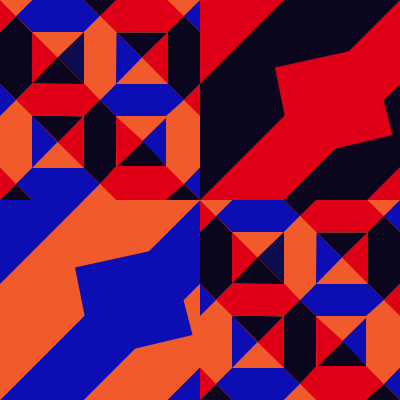
Frame 1 (no input)
Frame 60 (no input): identical to frame 1, image omitted
Frame 120 (the mouse pressed at the canvas centre since frame 60): identical to frame 1, image omitted

The p5.js sketch that drew this single still picture (run headless with seeded random() and noise() and a simulated clock; from frame 60 on, the mouse is pressed at the canvas centre):

// p5.js sketch
// ── sketch.js
function setup() {
  createCanvas(400, 400);
}

function draw() {
   background(241,90,42);
 noStroke();

  push();
  translate(200,200)
  scale(0.5)
  luisa();
pop();
  
  push();
  translate(0,0)
  scale(0.5)
  luisa();
  pop();
  
  push();
  translate(0,200)
  scale(0.5)
  noStroke()
  
  fill(12,13,178)
   quad(400,168,168,400,0,400,400,0)
  fill(241,90,42)
  quad(0, 400,400, 0,100, 0, 0,100)
  fill(12,13,178)
  quad(0,168,168,0,30,0,0,0)
  fill(241,90,42)
  quad(400,335,400, 168,168, 400,335,400)

  fill(12,13,178)
  triangle(400,400,400, 335,335,400)
  fill(12,13,178)
  triangle(305,101,170, 235,150,135)
  fill(12,13,178)
  triangle(385,270,267,298,367,200)

  
   
 
  
  pop();
  
  

  
  
}
function luisa(){

  
 
  
 
  fill(255,255,255)
 
  

  
  fill (223,0,23)
  triangle(64, 168, 64, 64, 115,115)
  
  fill(12,13,78)
  triangle(168, 64, 168, 168, 115,115)
  fill(12,5,30)
  triangle(115, 115, 168, 168, 64,167)  
  fill (12,5,30)
  triangle(233, 65, 284, 115, 336, 65)
  fill (12,13,178)
  triangle(232, 168, 284, 115, 233, 65)
  fill(223,0,23)
  triangle(336, 168,284, 115, 336, 64)
  fill(223,0,23)
  triangle(168, 336, 168, 233,115,284)
  fill(12,13,178)
  triangle(64, 336, 64, 231, 115,284)
  fill(12,5,30)
  triangle(64,231,167,233, 116, 284)
  fill(223,0,23)
  triangle(233,336,231,232,286,282)
  fill(12,5,30)
  triangle(232,336,288,281,336,336)
  fill(12,13,178)
  triangle(335,233,336,335,285,282)
  fill(12,13,178)
  quad(32,32,200,32,168,64,64,64)
  fill(12,5,30)
  quad(32,32,64,65,64,168,32,200)
  fill(241,90,42)
  quad(168, 168,168,64,200, 32, 200, 200)
  fill(223,0,23)
  quad(169,168,200,200,32,200,64,168)
  fill(223,0,23)
  quad(368,32,200,32,232, 64,336,64)
  fill(12,5,30)
  quad(368,32,368,200,336,168,336,64)
  fill(12,13,178)
  quad(368,200,336,168,232,168,200,200)
  fill(241,90,42)
  quad(200,200,200,32,232,64,232,168)
  fill(12,13,178)
  quad(64, 0, 168,0,200,32, 32,32)
  fill(223,0,23)
  quad(200,32, 368,32,336, 0,232, 0)
  fill(12,5,30)
  quad(0, 64, 32, 32,32,200,0,168)
  fill(12,5,30)
  quad(400,64,368,32, 368, 200, 400,168)
  fill(223,0,23)
  quad(32,200,64,232,168,232,200,200)
  fill(241,90,42)
  quad(32,200,64,232,64,336,32,368)
  fill(241,90,42)
  quad(0,232, 32,200, 32,368, 0,335)
  fill(12,13,178)
  quad(32, 368, 200, 368,168,336,64,336)
  fill(12,13,178)
  quad(64,400, 168,400, 200, 368, 32,368)
  fill(12,5,30)
  quad(200,368, 168,336,168,232,200,200)
  fill(12,5,30)
  quad(200,200,232,232,232,335,200,368)
  fill(12,13,178)
  quad(232,232,335,232,368,200,200,200)
  fill(223,0,23)
  quad(200, 368, 232,332, 335,332,368,368)
  fill(223,0,23)
  quad(335,400,368, 368,200,368,232,400)
  fill(241,90,42)
  quad(368,200,332, 232,332,332, 368,368)
  fill(241,90,42)
  quad(368,200,400,232,400,335,368,368)
  fill(223,0,23)
  triangle(0,64,0, 0,32,32)
  fill(241,90,42)
  triangle(32, 32, 0, 0,64, 0)
  fill(12,5,30)
  triangle(232, 0, 168, 0,200,32)
  fill(241,90,42)
  triangle(335, 0, 400, 0, 368, 32)
  fill(12,13,178)
  triangle(400, 64, 400, 0,368, 32)
  fill(223,0,23)
  triangle(400, 168,400,232,368,200)
  fill(12,13,178)
  triangle(400,400, 400,335,368,368)
  fill(12,5,30)
  triangle(400,400,332,400,368,368)
  fill(241,90,42)
  triangle(168,400, 232,400,200,368)
  fill(12,5,30)
  triangle(0,400,64,400,32,368)
  fill(223,0,23)
  triangle(0,400,0,335,32,368)
  fill(12,13,178)
  triangle(0,232,0,168,32,200)
  pop();
  
  //segundo 
  push();
  translate(200,0)
  scale(0.5)
   noStroke()
  
  fill(223,0,23)
   quad(400,168,168,400,0,400,400,0)
  fill(12,5,30)
  quad(0, 400,400, 0,100, 0, 0,100)
  fill(223,0,23)
  quad(0,168,168,0,30,0,0,0)
  fill(12,5,30)
  quad(400,335,400, 168,168, 400,335,400)

  fill(223,0,23)
  triangle(400,400,400, 334,334,400)
  fill(223,0,23)
  triangle(305,101,170, 235,150,135)
  fill(223,0,23)
  triangle(385,270,267,298,367,200)
  
  

  

}
